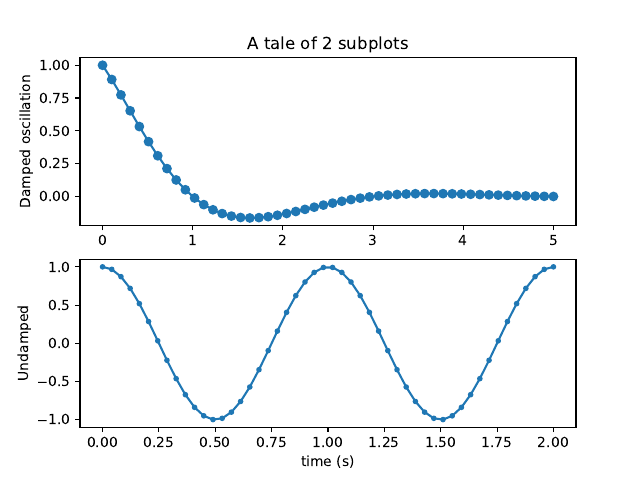

The script that saved this image:
import matplotlib.pyplot as plt
import numpy as np

x1 = np.linspace(0.0, 5.0)
x2 = np.linspace(0.0, 2.0)

y1 = np.cos(0.5 * np.pi * x1) * np.exp(-x1)
y2 = np.cos(2 * np.pi * x2)

plt.subplot(2, 1, 1)
plt.plot(x1, y1, 'o-')
plt.title('A tale of 2 subplots')
plt.ylabel('Damped oscillation')

plt.subplot(2, 1, 2)
plt.plot(x2, y2, '.-')
plt.xlabel('time (s)')
plt.ylabel('Undamped')
import matplotlib.pyplot
matplotlib.pyplot.savefig('code_snippets/code_79b1a7d096b4ed66c6fb61403c6c3a2d.pdf')